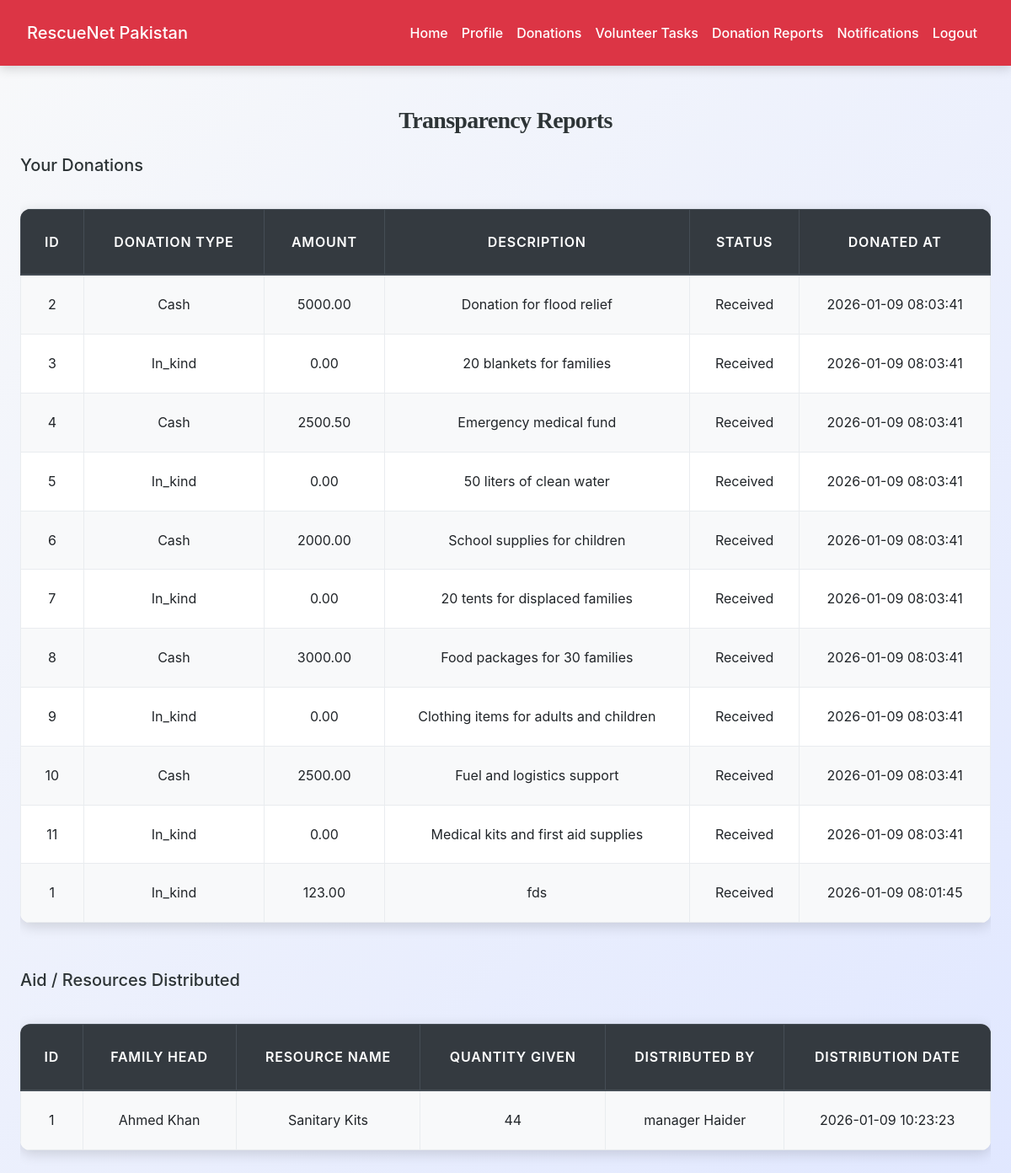
Page /supporter/transparency_reports.php (signed in) on the committed database.
### tables this page shows
CREATE TABLE `donations` (
  `id` int(11) NOT NULL,
  `supporter_id` int(11) NOT NULL,
  `donation_type` enum('cash','in_kind') NOT NULL,
  `amount` decimal(12,2) DEFAULT 0.00,
  `description` text DEFAULT NULL,
  `status` enum('received','stored','allocated','distributed') DEFAULT 'received',
  `donated_at` timestamp NOT NULL DEFAULT current_timestamp()
);

CREATE TABLE `aid_distribution` (
  `id` int(11) NOT NULL,
  `family_id` int(11) NOT NULL,
  `resource_id` int(11) NOT NULL,
  `quantity_given` int(11) NOT NULL DEFAULT 0,
  `distributed_by` int(11) NOT NULL,
  `distribution_date` timestamp NOT NULL DEFAULT current_timestamp()
);

CREATE TABLE `affected_families` (
  `id` int(11) NOT NULL,
  `head_name` varchar(150) NOT NULL,
  `contact` varchar(20) DEFAULT NULL,
  `family_size` int(11) DEFAULT NULL,
  `original_location` varchar(200) DEFAULT NULL,
  `registered_by` int(11) NOT NULL,
  `registered_at` timestamp NOT NULL DEFAULT current_timestamp()
);

CREATE TABLE `resources` (
  `id` int(11) NOT NULL,
  `resource_name` varchar(150) NOT NULL,
  `category` varchar(100) DEFAULT NULL,
  `quantity` int(11) DEFAULT 0,
  `unit` varchar(50) DEFAULT NULL,
  `current_location` varchar(150) DEFAULT NULL,
  `camp_id` int(11) NOT NULL,
  `created_at` timestamp NOT NULL DEFAULT current_timestamp()
);

CREATE TABLE `users` (
  `id` int(11) NOT NULL,
  `name` varchar(150) NOT NULL,
  `email` varchar(150) NOT NULL,
  `password` varchar(255) NOT NULL,
  `role` enum('camp_manager','supporter','field_staff') NOT NULL,
  `phone` varchar(20) DEFAULT NULL,
  `skills` text DEFAULT NULL,
  `availability` varchar(100) DEFAULT NULL,
  `donation_preferences` text DEFAULT NULL,
  `status` enum('active','inactive') DEFAULT 'active',
  `created_at` timestamp NOT NULL DEFAULT current_timestamp()
);

### supporter/transparency_reports.php (the view, shortened to what this page needs)
<?php
include('../config.php');
$supporter_id = $_SESSION['id'];
$donations_sql = "
SELECT id, donation_type, amount, description, status, donated_at
FROM donations
WHERE supporter_id = ?
ORDER BY donated_at DESC
";
$stmt = mysqli_prepare($conn, $donations_sql);
mysqli_stmt_bind_param($stmt, "i", $supporter_id);
mysqli_stmt_execute($stmt);
$donations_res = mysqli_stmt_get_result($stmt);
$aid_sql = "
SELECT ad.id AS aid_id, af.head_name, r.resource_name, ad.quantity_given, u.name AS distributed_by, ad.distribution_date
FROM aid_distribution ad
JOIN affected_families af ON ad.family_id = af.id
JOIN resources r ON ad.resource_id = r.id
JOIN users u ON ad.distributed_by = u.id
ORDER BY ad.distribution_date DESC
";
$aid_res = mysqli_query($conn, $aid_sql);
?>
<!DOCTYPE html>
<html>
<head>
    <link rel="stylesheet" href="https://maxcdn.bootstrapcdn.com/bootstrap/4.5.2/css/bootstrap.min.css">
    <link rel="stylesheet" href="../css/style.css">
</head>
<body>
<?php include('navbar.php'); ?>
<div class="container mt-5">
    <h3 class="text-center mb-4">Transparency Reports</h3>
    <h5>Your Donations</h5>
    <?php if(mysqli_num_rows($donations_res) > 0): ?>
        <div class="table-responsive mb-4">
            <table class="table table-bordered table-striped">
                <thead class="thead-dark">
                    <tr>
                        <th>ID</th>
                        <th>Donation Type</th>
                        <th>Amount</th>
                        <th>Description</th>
                        <th>Status</th>
                        <th>Donated At</th>
                    </tr>
                </thead>
                <tbody>
                    <?php while($d = mysqli_fetch_assoc($donations_res)): ?>
                    <tr>
                        <td><?= $d['id'] ?></td>
                        <td><?= ucfirst($d['donation_type']) ?></td>
                        <td><?= $d['amount'] ?></td>
                        <td><?= htmlspecialchars($d['description']) ?></td>
                        <td><?= ucfirst($d['status']) ?></td>
                        <td><?= $d['donated_at'] ?></td>
                    </tr>
                    <?php endwhile; ?>
                </tbody>
            </table>
        </div>
    <?php else: ?>
        <div class="alert alert-info">You haven't made any donations yet.</div>
    <?php endif; ?>
    <h5>Aid / Resources Distributed</h5>
    <?php if(mysqli_num_rows($aid_res) > 0): ?>
        <div class="table-responsive">
            <table class="table table-bordered table-striped">
                <thead class="thead-dark">
                    <tr>
                        <th>ID</th>
                        <th>Family Head</th>
                        <th>Resource Name</th>
                        <th>Quantity Given</th>
                        <th>Distributed By</th>
                        <th>Distribution Date</th>
                    </tr>
                </thead>
                <tbody>
                    <?php while($a = mysqli_fetch_assoc($aid_res)): ?>
                    <tr>
                        <td><?= $a['aid_id'] ?></td>
                        <td><?= htmlspecialchars($a['head_name']) ?></td>
                        <td><?= htmlspecialchars($a['resource_name']) ?></td>
                        <td><?= $a['quantity_given'] ?></td>
                        <td><?= htmlspecialchars($a['distributed_by']) ?></td>
                        <td><?= $a['distribution_date'] ?></td>
                    </tr>
                    <?php endwhile; ?>
                </tbody>
            </table>
        </div>
    <?php else: ?>
        <div class="alert alert-info">No aid has been distributed yet.</div>
    <?php endif; ?>
</div>
</body>
</html>

### css/style.css (style rules this page uses)
:root { --primary: #007bff; --secondary: #6c757d; --success: #28a745; --info: #17a2b8; --warning: #ffc107; --danger: #dc3545; --light: #f8f9fa; --dark: #2d3436; --accent: #ff6f61; --highlight: #6f42c1; --shadow: rgba(0, 0, 0, 0.15); --transition: all 0.3s ease-in-out; }
body { font-family: 'Inter', 'Segoe UI', Tahoma, Geneva, Verdana, sans-serif; background: linear-gradient(135deg, var(--light) 0%, #e0e7ff 100%); color: var(--dark); line-height: 1.8; margin: 0; padding: 0; min-height: 100vh; font-size: 16px; }
h1, h2, h3, h4 { text-align: center; margin: 2.5rem 0; font-family: 'Georgia', 'Times New Roman', serif; color: var(--dark); font-weight: 700; letter-spacing: -0.025em; }
h3 { font-size: 1.75rem; }
.container { max-width: 1200px; margin: 0 auto 3rem; padding: 0 1.5rem; }
.table { width: 100%; border-collapse: collapse; margin: 2rem 0; font-size: 1rem; background-color: #ffffff; border-radius: 12px; overflow: hidden; box-shadow: 0 4px 16px var(--shadow); transition: var(--transition); }
.table th, .table td { padding: 1.25rem; border: 1px solid #e9ecef; text-align: center; vertical-align: middle; }
.table thead th { background-color: rgb(0, 0, 0); color: white; font-weight: 600; text-transform: uppercase; letter-spacing: 0.05em; padding: 1.5rem; }
.table tbody tr { transition: var(--transition); }
.table tbody tr:nth-child(odd) { background-color: var(--light); }

### rows in the picture
donations: id "2", donation_type "Cash", amount "5000.00", description "Donation for flood relief", status "Received", donated_at "2026-01-09 08:03:41"
donations: id "3", donation_type "In_kind", amount "0.00", description "20 blankets for families", status "Received", donated_at "2026-01-09 08:03:41"
donations: id "4", donation_type "Cash", amount "2500.50", description "Emergency medical fund", status "Received", donated_at "2026-01-09 08:03:41"
donations: id "5", donation_type "In_kind", amount "0.00", description "50 liters of clean water", status "Received", donated_at "2026-01-09 08:03:41"
donations: id "6", donation_type "Cash", amount "2000.00", description "School supplies for children", status "Received", donated_at "2026-01-09 08:03:41"
donations: id "7", donation_type "In_kind", amount "0.00", description "20 tents for displaced families", status "Received", donated_at "2026-01-09 08:03:41"
donations: id "8", donation_type "Cash", amount "3000.00", description "Food packages for 30 families", status "Received", donated_at "2026-01-09 08:03:41"
donations: id "9", donation_type "In_kind", amount "0.00", description "Clothing items for adults and children", status "Received", donated_at "2026-01-09 08:03:41"
donations: id "10", donation_type "Cash", amount "2500.00", description "Fuel and logistics support", status "Received", donated_at "2026-01-09 08:03:41"
donations: id "11", donation_type "In_kind", amount "0.00", description "Medical kits and first aid supplies", status "Received", donated_at "2026-01-09 08:03:41"
donations: id "1", donation_type "In_kind", amount "123.00", description "fds", status "Received", donated_at "2026-01-09 08:01:45"
aid_distribution: id "1", family.head_name "Ahmed Khan", resource.resource_name "Sanitary Kits", quantity_given "44", distributed_by.name "manager Haider", distribution_date "2026-01-09 10:23:23"
